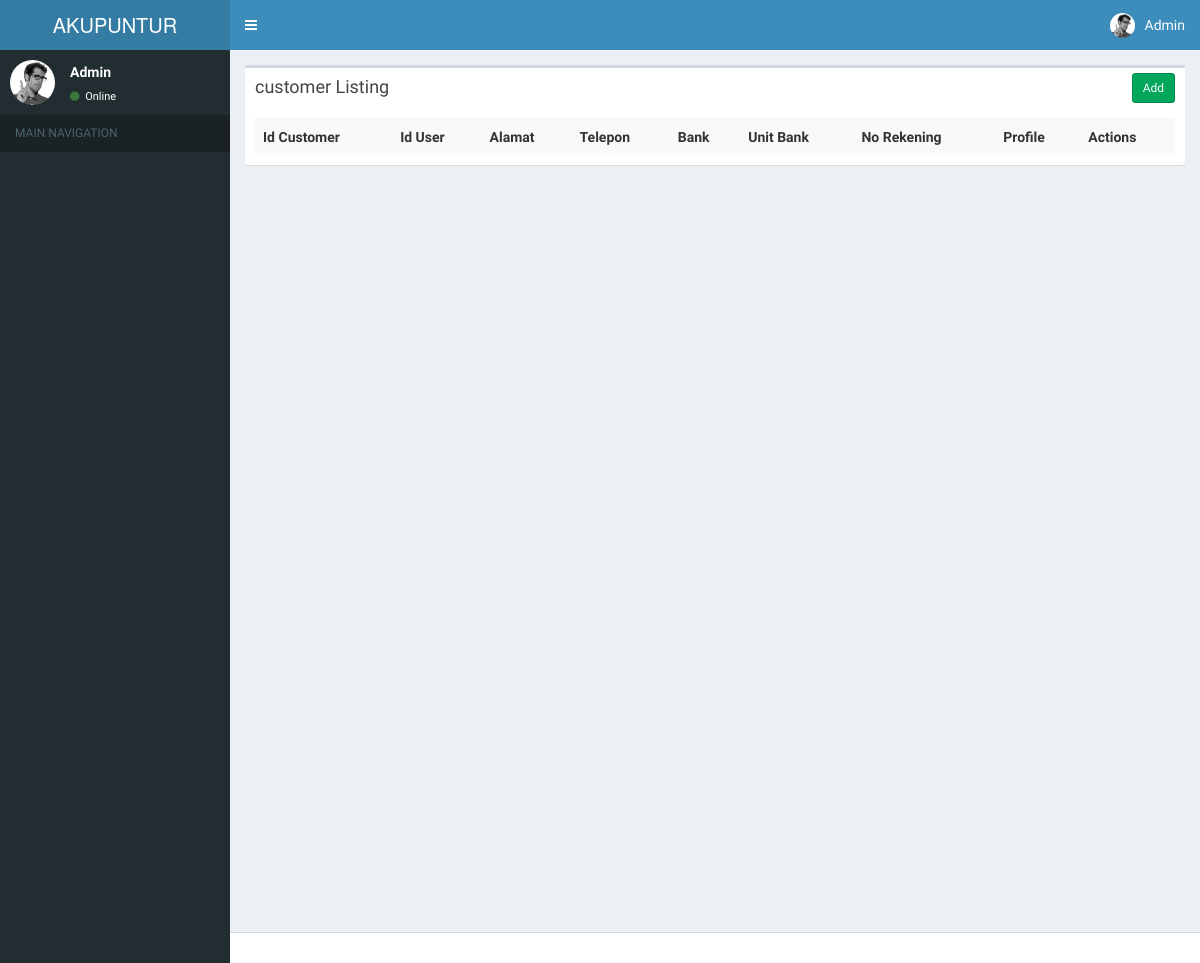
/index.php/customer (signed in), run on an earlier commit of the app's database.
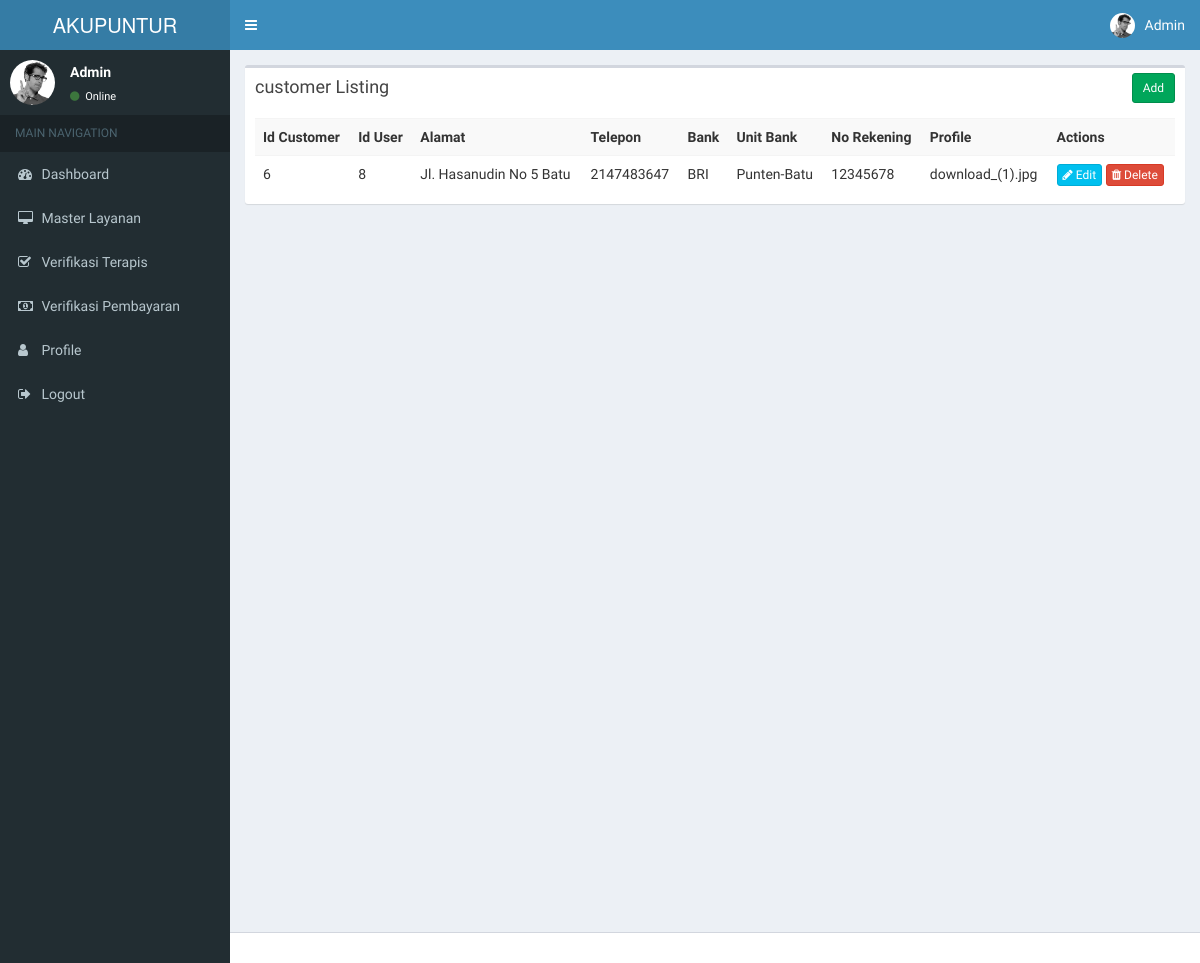
And on a later commit of the database.
### tables this page shows
CREATE TABLE `customer` (
  `id_customer` int(11) NOT NULL,
  `id_user` int(11) NOT NULL,
  `alamat` varchar(50) NOT NULL,
  `telepon` int(11) NOT NULL,
  `bank` varchar(30) NOT NULL,
  `unit_bank` varchar(30) NOT NULL,
  `no_rekening` int(11) NOT NULL,
  `profile` varchar(50) NOT NULL
);

### application/controllers/Customer.php (called while the page is built, shortened)
<?php
class Customer extends CI_Controller{
    function __construct()
    {
        $this->load->model('Customer_model');
    }
    function index()
    {
        $data['nama']       = $_SESSION['nama'];
        $data['hak_akses']  = $_SESSION['hak_akses'];
        $data['id_user']    = $_SESSION['id_user'];
        $data['email']      = $_SESSION['email'];
        $data['customer'] = $this->Customer_model->get_all_customer();
        $data['_view'] = 'customer/index';
        $this->load->view('layouts/main',$data);
    }
}

### index.php (called while the page is built, shortened)
<?php
require_once BASEPATH.'core/CodeIgniter.php';

### application/models/Customer_model.php (called while the page is built, shortened)
<?php
class Customer_model extends CI_Model
{
    function get_all_customer()
    {
        $this->db->order_by('id_customer', 'desc');
        return $this->db->get('customer')->result_array();
    }
}

### application/views/customer/index.php (the view, shortened to what the changed rows need)
<div class="row">
    <div class="col-md-12">
        <div class="box">
            <div class="box-body">
                <table class="table table-striped">
                    <tr>
						<th>Id Customer</th>
						<th>Id User</th>
						<th>Alamat</th>
						<th>Telepon</th>
						<th>Bank</th>
						<th>Unit Bank</th>
						<th>No Rekening</th>
						<th>Profile</th>
						<th>Actions</th>
                    </tr>
                    <?php foreach($customer as $c){ ?>
                    <tr>
						<td><?php echo $c['id_customer']; ?></td>
						<td><?php echo $c['id_user']; ?></td>
						<td><?php echo $c['alamat']; ?></td>
						<td><?php echo $c['telepon']; ?></td>
						<td><?php echo $c['bank']; ?></td>
						<td><?php echo $c['unit_bank']; ?></td>
						<td><?php echo $c['no_rekening']; ?></td>
						<td><?php echo $c['profile']; ?></td>
						<td>
                            <a href="<?php echo site_url('customer/edit/'.$c['id_customer']); ?>" class="btn btn-info btn-xs"><span class="fa fa-pencil"></span> Edit</a>
                            <a href="<?php echo site_url('customer/remove/'.$c['id_customer']); ?>" class="btn btn-danger btn-xs"><span class="fa fa-trash"></span> Delete</a>
                        </td>
                    </tr>
                    <?php } ?>
                </table>
            </div>
        </div>
    </div>
</div>

### application/views/layouts/main.php (shortened to what the changed rows need)
<!DOCTYPE html>
<html>
    <head>
        <link rel="stylesheet" href="<?php echo site_url('resources/css/bootstrap.min.css');?>">
        <link rel="stylesheet" href="<?php echo site_url('resources/css/font-awesome.min.css');?>">
        <link rel="stylesheet" href="https://cdnjs.cloudflare.com/ajax/libs/ionicons/2.0.1/css/ionicons.min.css">
        <link rel="stylesheet" href="<?php echo site_url('resources/css/bootstrap-datetimepicker.min.css');?>">
        <link rel="stylesheet" href="<?php echo site_url('resources/css/AdminLTE.min.css');?>">
        <link rel="stylesheet" href="<?php echo site_url('resources/css/_all-skins.min.css');?>">
    </head>
    <body class="hold-transition skin-blue sidebar-mini">
        <div class="wrapper">
            <aside class="main-sidebar">
                <section class="sidebar">
                    <ul class="sidebar-menu">
                        <?php
                        if ($hak_akses=="Admin") {
                        $sql ="SELECT * FROM admin WHERE id_user=$id_user";
                        $query = $this->db->query($sql);
                        if ($query->num_rows() > 0) {
                        foreach ($query->result() as $row) {
                        $id_admin = $row->id_admin;
                        ?>
                          <li>
                            <a href="<?php echo site_url();?>">
                                <i class="fa fa-dashboard"></i> <span>Dashboard</span>
                            </a>
                        </li>
                        <li>
                            <a href="#">
                                <i class="fa fa-desktop"></i> <span>Master Layanan</span>
                            </a>
                        </li>
                        <li>
                            <a href="#">
                                <i class="fa fa-check-square-o"></i> <span>Verifikasi Terapis</span>
                            </a>
                        </li>
                        <li>
                            <a href="#">
                                <i class="fa fa-money"></i> <span>Verifikasi Pembayaran</span>
                            </a>
                        </li>
                        <li>
                            <a href="<?php echo site_url('admin/edit/'.$id_admin);?>">
                                <i class="fa fa-user"></i> <span>Profile</span>
                            </a>
                        </li>
                        <li>
                            <a href="<?php echo site_url('dashboard/logout');?>">
                                <i class="fa fa-sign-out"></i> <span>Logout</span>
                            </a>
                        </li>
                        <?php }}} elseif ($hak_akses=="Customer") {
                        $sql ="SELECT * FROM customer WHERE id_user=$id_user";
                        $query = $this->db->query($sql);
                        if ($query->num_rows() > 0) {
                        foreach ($query->result() as $row) {
                        $id_customer = $row->id_customer;
                        ?>
                        <li>
                            <a href="<?php echo site_url();?>">
                                <i class="fa fa-dashboard"></i> <span>Dashboard</span>
                            </a>
                        </li>
                        <li>
                            <a href="#">
                                <i class="fa fa-shopping-cart"></i> <span>Booking Layanan</span>
                            </a>
                        </li>
                        <li>
                            <a href="<?php echo site_url('customer/edit/'.$id_customer);?>">
                                <i class="fa fa-user"></i> <span>Profile</span>
                            </a>
                        </li>
                        <li>
                            <a href="<?php echo site_url('dashboard/logout');?>">
                                <i class="fa fa-sign-out"></i> <span>Logout</span>
                            </a>
                        </li>
                        <?php
                        }}} elseif ($hak_akses=="Terapis") {
                        $sql ="SELECT * FROM terapis WHERE id_user=$id_user";
                        $query = $this->db->query($sql);
                        if ($query->num_rows() > 0) {
                        foreach ($query->result() as $row) {
                        $id_terapis = $row->id_terapis;
                        ?>
                        <li>
                            <a href="<?php echo site_url();?>">
                                <i class="fa fa-dashboard"></i> <span>Dashboard</span>
                            </a>
                        </li>
                        <li>
                            <a href="#">
                                <i class="fa fa-desktop"></i> <span>Layanan</span>
                            </a>
                            <ul class="treeview-menu">
                                <li class="active">
                                    <a href="#"><i class="fa fa-plus"></i>Tambah Layanan</a>
                                </li>
                                <li>
                                    <a href="#"><i class="fa fa-list-ul"></i>Daftar Layanan</a>
                                </li>
                            </ul>
                        </li>
                        <li>
                            <a href="#">
                                <i class="fa fa-calendar"></i> <span>Jadwal Terapis</span>
                            </a>
                        </li>
                        <li>
                            <a href="<?php echo site_url('terapi/edit/'.$id_terapis);?>">
                                <i class="fa fa-user"></i> <span>Profile</span>
                            </a>
                        </li>
                        <li>
                            <a href="<?php echo site_url('dashboard/logout');?>">
                                <i class="fa fa-sign-out"></i> <span>Logout</span>
                            </a>
                        </li>
                        <?php }}} ?>
                    </ul>
                </section>
            </aside>
            <div class="content-wrapper">
                <section class="content">
                    <?php
                    if(isset($_view) && $_view)
                        $this->load->view($_view);
                    ?>
                </section>
            </div>
        </div>
    </body>
</html>

What changed in the data, as far as the page shows it:
added customer: id_customer "6", id_user "8", alamat "Jl. Hasanudin No 5 Batu", telepon "2147483647", bank "BRI", unit_bank "Punten-Batu", no_rekening "12345678", profile "download_(1).jpg"
